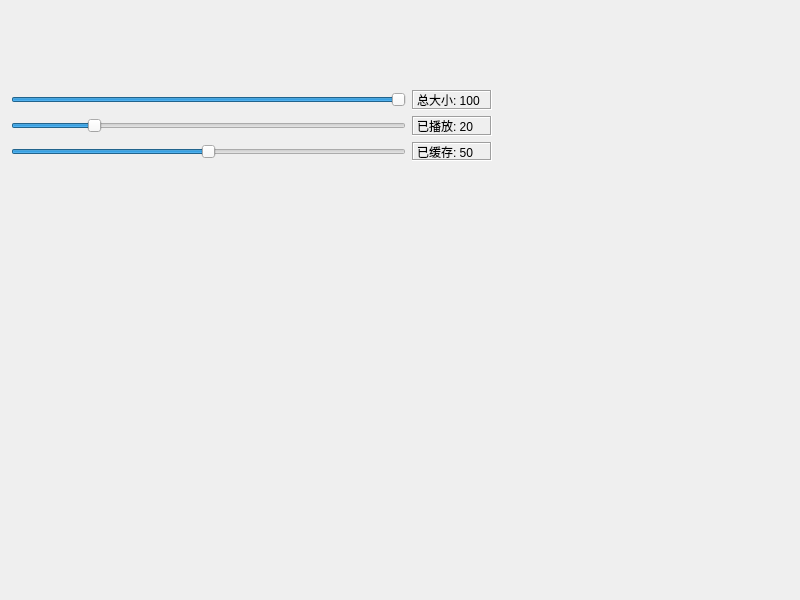
<?xml version="1.0" encoding="UTF-8"?>
<ui version="4.0">
 <class>frmProgressPlay</class>
 <widget class="QWidget" name="frmProgressPlay">
  <property name="geometry">
   <rect>
    <x>0</x>
    <y>0</y>
    <width>800</width>
    <height>600</height>
   </rect>
  </property>
  <property name="windowTitle">
   <string>Form</string>
  </property>
  <widget class="ProgressPlay" name="progressPlay1" native="true">
   <property name="geometry">
    <rect>
     <x>10</x>
     <y>10</y>
     <width>481</width>
     <height>16</height>
    </rect>
   </property>
  </widget>
  <widget class="ProgressPlay" name="progressPlay2" native="true">
   <property name="geometry">
    <rect>
     <x>10</x>
     <y>30</y>
     <width>481</width>
     <height>16</height>
    </rect>
   </property>
  </widget>
  <widget class="ProgressPlay" name="progressPlay3" native="true">
   <property name="geometry">
    <rect>
     <x>10</x>
     <y>50</y>
     <width>481</width>
     <height>16</height>
    </rect>
   </property>
  </widget>
  <widget class="ProgressPlay" name="progressPlay4" native="true">
   <property name="geometry">
    <rect>
     <x>10</x>
     <y>70</y>
     <width>481</width>
     <height>16</height>
    </rect>
   </property>
  </widget>
  <widget class="QWidget" name="">
   <property name="geometry">
    <rect>
     <x>11</x>
     <y>90</y>
     <width>481</width>
     <height>71</height>
    </rect>
   </property>
   <layout class="QGridLayout" name="gridLayout">
    <item row="0" column="0">
     <widget class="QSlider" name="horizontalSlider1">
      <property name="maximum">
       <number>100</number>
      </property>
      <property name="value">
       <number>100</number>
      </property>
      <property name="orientation">
       <enum>Qt::Horizontal</enum>
      </property>
     </widget>
    </item>
    <item row="0" column="1">
     <widget class="QLabel" name="labValueAll">
      <property name="minimumSize">
       <size>
        <width>80</width>
        <height>0</height>
       </size>
      </property>
      <property name="frameShape">
       <enum>QFrame::Box</enum>
      </property>
      <property name="frameShadow">
       <enum>QFrame::Sunken</enum>
      </property>
      <property name="text">
       <string>总大小: 100</string>
      </property>
     </widget>
    </item>
    <item row="1" column="0">
     <widget class="QSlider" name="horizontalSlider2">
      <property name="maximum">
       <number>100</number>
      </property>
      <property name="value">
       <number>20</number>
      </property>
      <property name="orientation">
       <enum>Qt::Horizontal</enum>
      </property>
     </widget>
    </item>
    <item row="1" column="1">
     <widget class="QLabel" name="labValuePlay">
      <property name="frameShape">
       <enum>QFrame::Box</enum>
      </property>
      <property name="frameShadow">
       <enum>QFrame::Sunken</enum>
      </property>
      <property name="text">
       <string>已播放: 20</string>
      </property>
     </widget>
    </item>
    <item row="2" column="0">
     <widget class="QSlider" name="horizontalSlider3">
      <property name="maximum">
       <number>100</number>
      </property>
      <property name="value">
       <number>50</number>
      </property>
      <property name="orientation">
       <enum>Qt::Horizontal</enum>
      </property>
     </widget>
    </item>
    <item row="2" column="1">
     <widget class="QLabel" name="labValueLoad">
      <property name="frameShape">
       <enum>QFrame::Box</enum>
      </property>
      <property name="frameShadow">
       <enum>QFrame::Sunken</enum>
      </property>
      <property name="text">
       <string>已缓存: 50</string>
      </property>
     </widget>
    </item>
   </layout>
  </widget>
 </widget>
 <customwidgets>
  <customwidget>
   <class>ProgressPlay</class>
   <extends>QWidget</extends>
   <header>progressplay.h</header>
   <container>1</container>
  </customwidget>
 </customwidgets>
 <resources/>
 <connections/>
</ui>
